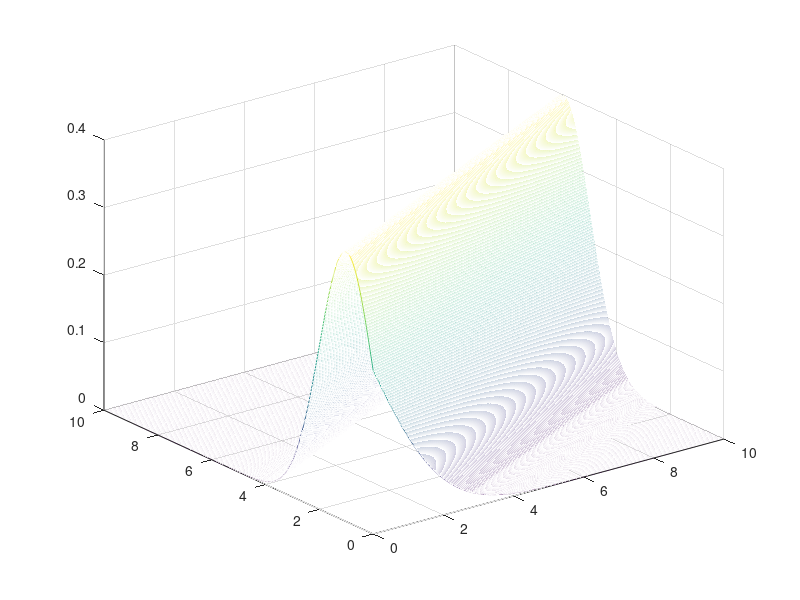

Write MATLAB code to recreate this figure. (Note: this script raises an error after producing the figure.)
% Linear Gaussian CPD p(y|x) = N(Y|a + bx, sigma) where a is
% the offset and b is the slope. 

sigma = 1;
a = 1; 
b = 0.5;
stepSize = 0.01; 
[x,y] = meshgrid(0:stepSize:10,0:stepSize:10);
[r,c]=size(x);

func = @(X,Y)normpdf(Y,a + b*X,sigma);

p = func(x(:),y(:));
p = reshape(p, r, c);

fontSize = {'FontSize',14};

figure;
mesh(x,y,p);
shading interp;
lighting phong;
material dull;
view([-47.5 34]);
xlabel('X',fontSize{:});
ylabel('Y',fontSize{:});
zlabel('P(Y | X)',fontSize{:});
set(gca,'XTick',[0,5,10],'YTick',[0,5,10],'ZTick',0:0.1:0.5);
set(gca,fontSize{:},'LineWidth',1.5);
